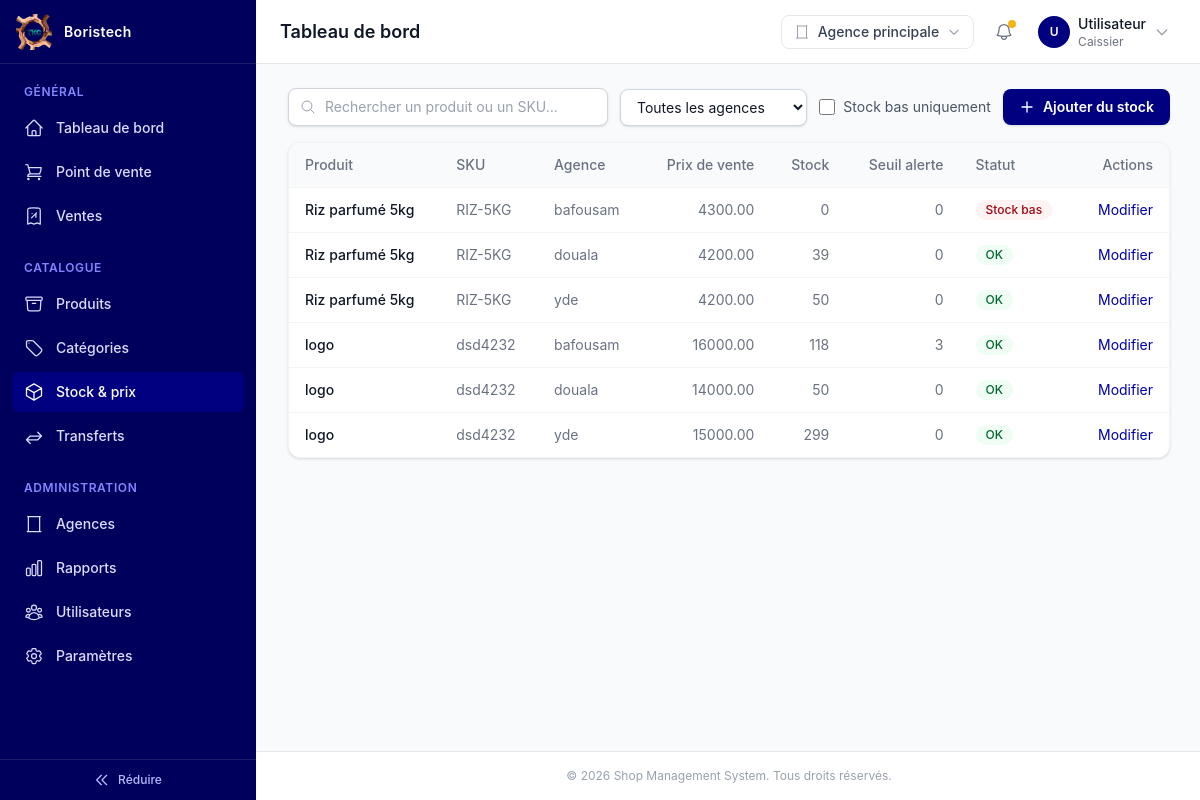
The page /products/stock/ (signed in) on the database as committed earlier.
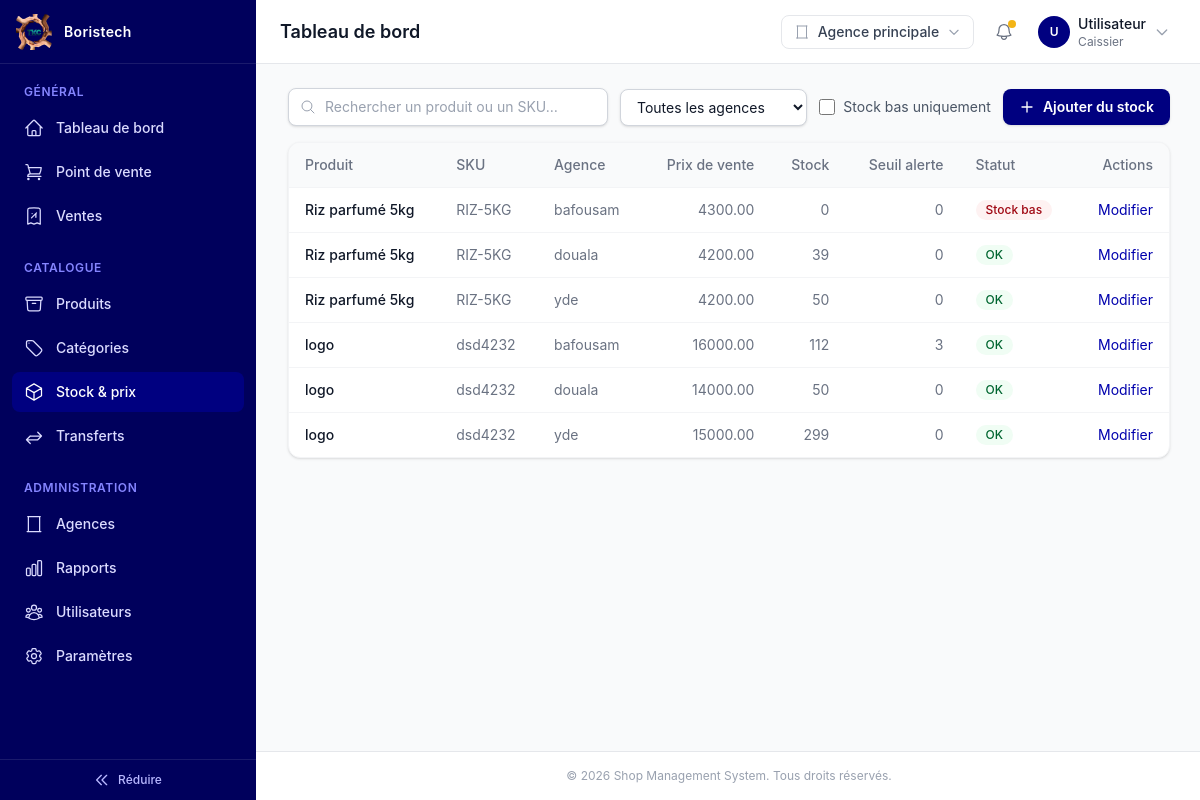
The same page on the database as committed later.
### products/models.py (models this page shows, shortened)
class ProduitAgence(BaseModel):
    produit = models.ForeignKey(
        Produit,
        on_delete=models.CASCADE,
        related_name="prix_stocks",
        help_text="Produit concerné.",
    )
    agence = models.ForeignKey(
        Agence,
        on_delete=models.CASCADE,
        related_name="produits_agence",
        help_text="Agence concernée.",
    )
    prix_vente = models.DecimalField(
        max_digits=12,
        decimal_places=2,
        help_text=(
            "Prix de vente pratiqué par cette agence pour ce produit. Peut "
            "différer du prix_vente_defaut du produit (EF-4.2)."
        ),
    )
    stock_quantite = models.PositiveIntegerField(
        default=0,
        help_text="Quantité actuellement en stock dans cette agence.",
    )
    seuil_alerte = models.PositiveIntegerField(
        default=0,
        help_text="Seuil sous lequel une alerte de stock bas est déclenchée (EF-4.4).",
    )
    actif = models.BooleanField(
        default=True,
        help_text="Une fiche inactive : ce produit n'est pas proposé par cette agence (EF-4.2).",
    )
    class Meta(BaseModel.Meta):
        verbose_name = "Prix & stock par agence"
        verbose_name_plural = "Prix & stocks par agence"
        constraints = [
            models.UniqueConstraint(fields=["produit", "agence"], name="unique_produit_par_agence"),
        ]
        indexes = [
            models.Index(fields=["agence", "actif"]),
            models.Index(fields=["stock_quantite"]),
        ]
    @property
    def stock_bas(self) -> bool:
        return self.stock_quantite <= self.seuil_alerte

class Produit(BaseModel):
    nom = models.CharField(
        max_length=200,
        db_index=True,
        help_text="Nom commercial du produit.",
    )
    sku = models.CharField(
        max_length=64,
        unique=True,
        help_text="SKU / code-barres unique du produit (EF-3.1).",
    )
    categorie = models.ForeignKey(
        Categorie,
        on_delete=models.PROTECT,
        related_name="produits",
        help_text="Catégorie à laquelle appartient ce produit.",
    )
    prix_achat = models.DecimalField(
        max_digits=12,
        decimal_places=2,
        help_text=(
            "Prix d'achat / coût de revient du produit. Commun à toutes les "
            "agences (contrairement au prix de vente, fixé par agence)."
        ),
    )
    prix_vente_defaut = models.DecimalField(
        max_digits=12,
        decimal_places=2,
        help_text=(
            "Prix de vente par défaut, utilisé pour pré-remplir le prix d'une "
            "nouvelle fiche ProduitAgence. Chaque agence peut ensuite fixer son "
            "propre prix de vente (EF-4.2)."
        ),
    )
    unite = models.CharField(
        max_length=30,
        default="unité",
        help_text="Unité de vente (pièce, kg, litre...).",
    )
    image = models.ImageField(
        upload_to="produits/",
        blank=True,
        null=True,
        help_text="Photo du produit.",
    )
    description = models.TextField(
        blank=True,
        help_text="Description commerciale du produit.",
    )
    actif = models.BooleanField(
        default=True,
        db_index=True,
        help_text="Un produit désactivé ne peut plus être proposé par une agence.",
    )
    class Meta(BaseModel.Meta):
        verbose_name = "Produit"
        verbose_name_plural = "Produits"
        indexes = [
            models.Index(fields=["categorie", "actif"]),
            models.Index(fields=["sku"]),
        ]

### general/models.py (models this page shows, shortened)
class BaseModel(models.Model):
    id = models.UUIDField(
        primary_key=True,
        default=uuid.uuid4,
        editable=False,
        help_text="Identifiant unique (UUID) de l'enregistrement.",
    )
    created_at = models.DateTimeField(
        auto_now_add=True,
        db_index=True,
        help_text="Date et heure de création de l'enregistrement.",
    )
    updated_at = models.DateTimeField(
        auto_now=True,
        help_text="Date et heure de la dernière modification.",
    )
    class Meta:
        abstract = True
        ordering = ["-created_at"]

class Agence(BaseModel):
    nom = models.CharField(
        max_length=150,
        help_text="Nom commercial de l'agence.",
    )
    slug = models.SlugField(
        max_length=170,
        unique=True,
        blank=True,
        help_text=(
            "Identifiant unique de l'agence utilisé dans les URLs (ex: /agences/"
            "<slug>/) à la place de l'UUID, notamment pour les liens visités par "
            "un Responsable d'agence ou un Caissier après connexion. Généré "
            "automatiquement à partir du nom si laissé vide."
        ),
    )
    adresse = models.CharField(
        max_length=255,
        blank=True,
        help_text="Adresse physique de l'agence.",
    )
    telephone = models.CharField(
        max_length=30,
        blank=True,
        help_text="Numéro de téléphone de contact de l'agence.",
    )
    actif = models.BooleanField(
        default=True,
        db_index=True,
        help_text=(
            "Une agence désactivée est exclue des écrans de vente/POS mais "
            "reste visible dans l'historique et les rapports (EF-1.3)."
        ),
    )
    class Meta(BaseModel.Meta):
        verbose_name = "Agence"
        verbose_name_plural = "Agences"
        indexes = [
            models.Index(fields=["nom"]),
            models.Index(fields=["actif", "nom"]),
        ]

### products/views/stock_views.py (the view)
# urls.py: path("stock/", StockListView.as_view(), name="stock_list"),
class StockListView(LoginRequiredMixin, StockAccessMixin, ListView):
    model = ProduitAgence
    template_name = "dashboard/pages/admin/products/stock/stock_list.html"
    context_object_name = "stocks"
    paginate_by = 20
    def get_queryset(self) -> QuerySet[ProduitAgence]:
        agences_visibles = get_agences_visibles(self.request.user)
        qs = (
            ProduitAgence.objects.select_related("produit", "produit__categorie", "agence")
            .filter(agence__in=agences_visibles)
            .order_by("produit__nom", "agence__nom")
        )
        q = self.request.GET.get("q", "").strip()
        if q:
            qs = qs.filter(Q(produit__nom__icontains=q) | Q(produit__sku__icontains=q))
        agence_id = self.request.GET.get("agence", "").strip()
        if agence_id:
            qs = qs.filter(agence_id=agence_id)
        if self.request.GET.get("bas") == "1":
            qs = qs.filter(stock_quantite__lte=F("seuil_alerte"))
        return qs
    def get_context_data(self, **kwargs: Any) -> Dict[str, Any]:
        context = super().get_context_data(**kwargs)
        context["q"] = self.request.GET.get("q", "")
        context["agence_id"] = self.request.GET.get("agence", "")
        context["bas"] = self.request.GET.get("bas", "")
        context["agences_visibles"] = get_agences_visibles(self.request.user).order_by("nom")
        context["agences_editables_ids"] = {
            str(pk) for pk in get_agences_autorisees(self.request.user).values_list("pk", flat=True)
        }
        return context

### general/context_processors.py (called while the page is built)
def parametres_entreprise(request: HttpRequest) -> Dict[str, Any]:
    return {"parametres": ParametresEntreprise.load()}

### general/models.py (called while the page is built)
    @classmethod
    def load(cls) -> "ParametresEntreprise":
        obj: Optional["ParametresEntreprise"] = cache.get("parametres_entreprise")
        if obj is None:
            obj, _created = cls.objects.get_or_create(
                pk=cls.SINGLETON_ID, defaults={"nom": "Ma Boutique"}
            )
            cache.set("parametres_entreprise", obj, None)
        return obj

### general/templatetags/nav_tags.py (called while the page is built)
@register.simple_tag(takes_context=True)
def dashboard_url(context: Dict[str, Any]) -> str:
    request = context["request"]
    if not request.user.is_authenticated:
        return ""
    return resolve_dashboard_url(request.user)

@register.simple_tag(takes_context=True)
def nav_active(context: Dict[str, Any], *view_names: str) -> str:
    request = context["request"]
    match = getattr(request, "resolver_match", None)
    current_view_name = getattr(match, "view_name", None) if match else None
    return ACTIVE_CLASSES if current_view_name in view_names else INACTIVE_CLASSES

### users/models.py (called while the page is built)
    @property
    def is_admin(self) -> bool:
        return self.role == Role.ADMIN

### templates/dashboard/pages/admin/products/stock/stock_list.html (shortened to what the changed rows need)
{% extends "dashboard/base.html" %}
{% block content %}
<div class="space-y-4">
  <div class="overflow-hidden rounded-xl border border-gray-100 bg-white shadow-sm">
    <div class="overflow-x-auto">
      <table class="w-full min-w-[880px] text-left text-sm">
        <thead class="border-b border-gray-100 bg-gray-50">
          <tr>
            <th scope="col" class="px-4 py-3 font-medium text-gray-500">Produit</th>
            <th scope="col" class="px-4 py-3 font-medium text-gray-500">SKU</th>
            <th scope="col" class="px-4 py-3 font-medium text-gray-500">Agence</th>
            <th scope="col" class="px-4 py-3 text-right font-medium text-gray-500">Prix de vente</th>
            <th scope="col" class="px-4 py-3 text-right font-medium text-gray-500">Stock</th>
            <th scope="col" class="px-4 py-3 text-right font-medium text-gray-500">Seuil alerte</th>
            <th scope="col" class="px-4 py-3 font-medium text-gray-500">Statut</th>
            <th scope="col" class="px-4 py-3 text-right font-medium text-gray-500">Actions</th>
          </tr>
        </thead>
        <tbody class="divide-y divide-gray-100">
          {% for stock in stocks %}
            <tr class="hover:bg-gray-50">
              <td class="px-4 py-3 font-medium text-gray-900">{{ stock.produit.nom }}</td>
              <td class="px-4 py-3 text-gray-500">{{ stock.produit.sku }}</td>
              <td class="px-4 py-3 text-gray-500">
                {{ stock.agence.nom }}
              </td>
              <td class="px-4 py-3 text-right text-gray-500">{{ stock.prix_vente }}</td>
              <td class="px-4 py-3 text-right text-gray-500">{{ stock.stock_quantite }}</td>
              <td class="px-4 py-3 text-right text-gray-500">{{ stock.seuil_alerte }}</td>
              <td class="px-4 py-3">
                <div class="flex flex-wrap gap-1.5">
                  {% if stock.stock_bas %}
                    <span class="inline-flex items-center rounded-full bg-red-50 px-2.5 py-0.5 text-xs font-medium text-red-800">Stock bas</span>
                  {% else %}
                    <span class="inline-flex items-center rounded-full bg-green-50 px-2.5 py-0.5 text-xs font-medium text-green-800">OK</span>
                  {% endif %}
                </div>
              </td>
              <td class="px-4 py-3 text-right">
                {% if stock.agence.pk|stringformat:"s" in agences_editables_ids %}
                  <a href="{% url 'products:stock_update' stock.pk %}" class="text-primary-700 hover:text-primary-900">Modifier</a>
                {% else %}
                  <span class="text-gray-300">—</span>
                {% endif %}
              </td>
            </tr>
          {% empty %}
            <tr>
              <td colspan="8" class="px-4 py-10 text-center text-sm text-gray-400">
                Aucune fiche stock/prix{% if q %} pour « {{ q }} »{% endif %}. Utilisez « Ajouter du stock » pour en créer.
              </td>
            </tr>
          {% endfor %}
        </tbody>
      </table>
    </div>
  </div>
</div>
{% endblock %}

Rows that differ between the two databases and show on the page:
changed ProduitAgence (number 4 of 6 on the later page): stock_quantite "118" → "112"
